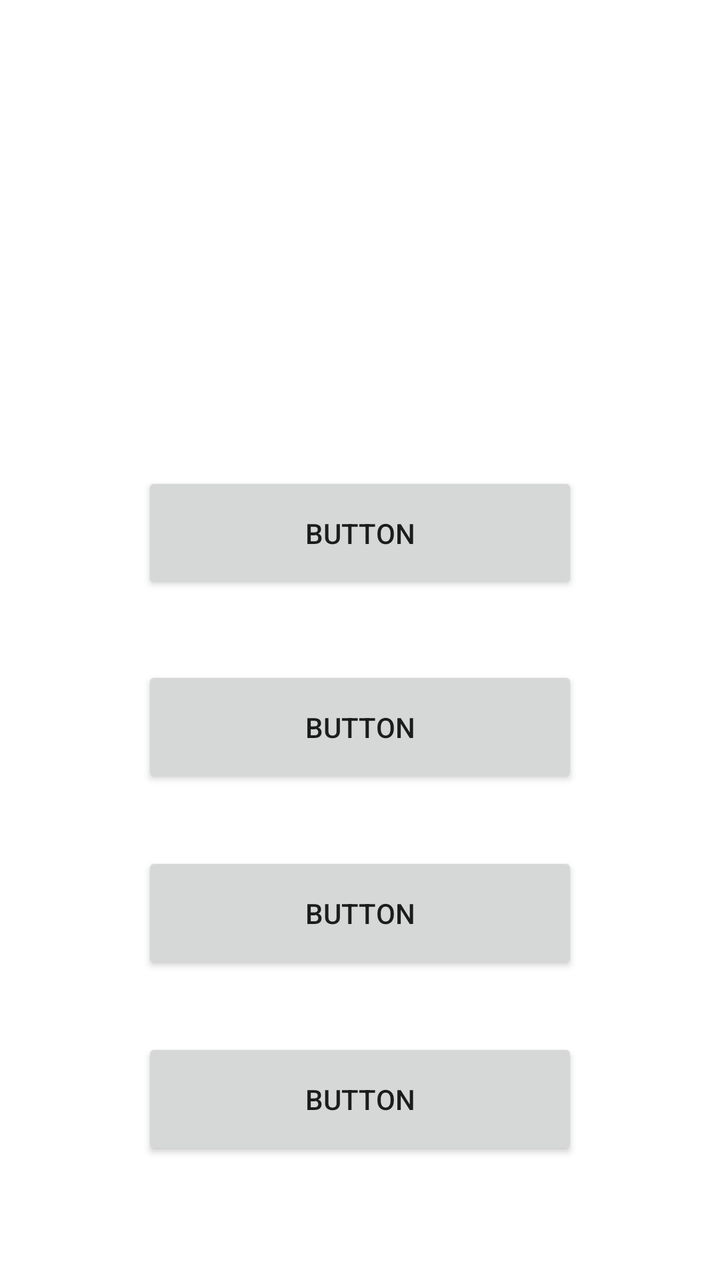
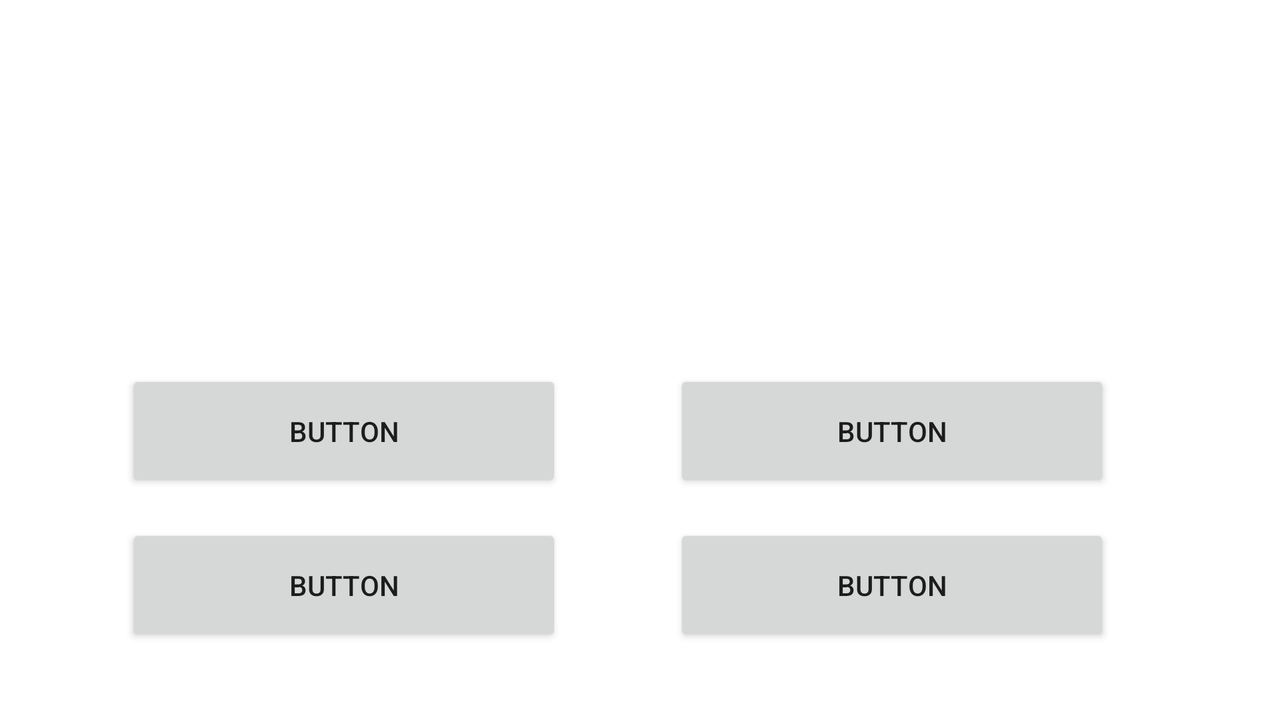

Compare how this app lays out the same screen by default and in its alternative resource folder. The renders come first, then the two layout files and the values they reference.
<!-- AndroidManifest.xml: application theme Theme.GuesstheDay -->
<!-- res/layout/activity_2.xml -->
<?xml version="1.0" encoding="utf-8"?>
<androidx.constraintlayout.widget.ConstraintLayout xmlns:android="http://schemas.android.com/apk/res/android"
    xmlns:app="http://schemas.android.com/apk/res-auto"
    xmlns:tools="http://schemas.android.com/tools"
    android:layout_width="match_parent"
    android:layout_height="match_parent"
    android:background="@drawable/bg3"
    tools:context=".activity2">

    <Button
        android:id="@+id/button4"
        android:layout_width="218dp"
        android:layout_height="61dp"
        android:layout_marginBottom="32dp"
        android:text="Button"
        app:layout_constraintBottom_toTopOf="@+id/button5"
        app:layout_constraintEnd_toEndOf="parent"
        app:layout_constraintStart_toStartOf="parent"
        android:hapticFeedbackEnabled="true"
        />

    <Button
        android:id="@+id/button5"
        android:layout_width="218dp"
        android:layout_height="61dp"
        android:layout_marginBottom="32dp"
        android:text="Button"
        app:layout_constraintBottom_toTopOf="@+id/button6"
        app:layout_constraintEnd_toEndOf="parent"
        app:layout_constraintStart_toStartOf="parent"
        android:hapticFeedbackEnabled="true"
        />

    <Button
        android:id="@+id/button6"
        android:layout_width="218dp"
        android:layout_height="61dp"
        android:layout_marginBottom="60dp"
        android:text="Button"
        app:layout_constraintBottom_toBottomOf="parent"
        app:layout_constraintEnd_toEndOf="parent"
        app:layout_constraintStart_toStartOf="parent"
        android:hapticFeedbackEnabled="true"
        />

    <Button
        android:id="@+id/button3"
        android:layout_width="218dp"
        android:layout_height="61dp"
        android:layout_marginTop="16dp"
        android:layout_marginBottom="32dp"
        android:text="Button"
        app:layout_constraintBottom_toTopOf="@+id/button4"
        app:layout_constraintEnd_toEndOf="parent"
        app:layout_constraintStart_toStartOf="parent"
        app:layout_constraintTop_toTopOf="parent"
        app:layout_constraintVertical_bias="0.982"
        android:hapticFeedbackEnabled="true"
        />

    <TextView
        android:id="@+id/textView"
        android:layout_width="302dp"
        android:layout_height="102dp"
        android:background="#D3FFFFFF"
        android:textColor="@color/black"
        android:textSize="34sp"
        android:textStyle="bold"
        app:layout_constraintBottom_toBottomOf="parent"
        app:layout_constraintEnd_toEndOf="parent"
        app:layout_constraintStart_toStartOf="parent"
        app:layout_constraintTop_toTopOf="parent"
        app:layout_constraintVertical_bias="0.327" />

    <TextView
        android:id="@+id/scorecard"
        android:layout_width="94dp"
        android:layout_height="47dp"
        android:background="#D3FFFFFF"
        android:textColor="@color/black"
        android:textSize="20sp"
        android:textStyle="bold"
        app:layout_constraintBottom_toBottomOf="parent"
        app:layout_constraintEnd_toEndOf="parent"
        app:layout_constraintHorizontal_bias="0.863"
        app:layout_constraintStart_toStartOf="parent"
        app:layout_constraintTop_toTopOf="parent"
        app:layout_constraintVertical_bias="0.072" />

</androidx.constraintlayout.widget.ConstraintLayout>
<!-- resources referenced by this layout -->
<resources>
  <style name="Theme.GuesstheDay" parent="Theme.MaterialComponents.DayNight.NoActionBar">
          
          <item name="colorPrimary">@color/purple_500</item>
          <item name="colorPrimaryVariant">@color/purple_700</item>
          <item name="colorOnPrimary">@color/white</item>
          
          <item name="colorSecondary">@color/teal_200</item>
          <item name="colorSecondaryVariant">@color/teal_700</item>
          <item name="colorOnSecondary">@color/black</item>
          
          <item name="android:statusBarColor" tools:targetApi="l">?attr/colorPrimaryVariant</item>
          
      </style>
</resources>
<!-- res/layout-land/activity_2.xml (the author's variant of the layout above) -->
<!-- drawn on the phone turned sideways -->
<?xml version="1.0" encoding="utf-8"?>
<androidx.constraintlayout.widget.ConstraintLayout xmlns:android="http://schemas.android.com/apk/res/android"
    xmlns:app="http://schemas.android.com/apk/res-auto"
    xmlns:tools="http://schemas.android.com/tools"
    android:layout_width="match_parent"
    android:layout_height="match_parent"
    android:background="@drawable/bgland"
    tools:context=".activity2">

    <Button
        android:id="@+id/button4"
        android:layout_width="218dp"
        android:layout_height="61dp"
        android:layout_marginTop="12dp"
        android:hapticFeedbackEnabled="true"
        android:text="Button"
        app:layout_constraintEnd_toEndOf="@+id/textView"
        app:layout_constraintHorizontal_bias="1.0"
        app:layout_constraintStart_toEndOf="@+id/button3"
        app:layout_constraintTop_toBottomOf="@+id/textView" />

    <Button
        android:id="@+id/button5"
        android:layout_width="218dp"
        android:layout_height="61dp"
        android:hapticFeedbackEnabled="true"
        android:text="Button"
        app:layout_constraintBottom_toBottomOf="@+id/button6"
        app:layout_constraintStart_toStartOf="@+id/button3"
        app:layout_constraintTop_toBottomOf="@+id/button3"
        app:layout_constraintVertical_bias="1.0" />

    <Button
        android:id="@+id/button6"
        android:layout_width="218dp"
        android:layout_height="61dp"
        android:layout_marginTop="16dp"
        android:hapticFeedbackEnabled="true"
        android:text="Button"
        app:layout_constraintEnd_toEndOf="@+id/button4"
        app:layout_constraintHorizontal_bias="1.0"
        app:layout_constraintStart_toEndOf="@+id/button5"
        app:layout_constraintTop_toBottomOf="@+id/button4" />

    <Button
        android:id="@+id/button3"
        android:layout_width="218dp"
        android:layout_height="61dp"
        android:layout_marginTop="12dp"
        android:hapticFeedbackEnabled="true"
        android:text="Button"
        app:layout_constraintStart_toStartOf="@+id/textView"
        app:layout_constraintTop_toBottomOf="@+id/textView" />

    <TextView
        android:id="@+id/textView"
        android:layout_width="492dp"
        android:layout_height="62dp"
        android:background="#D3FFFFFF"
        android:textColor="@color/black"
        android:textSize="24sp"
        android:textStyle="bold"
        app:layout_constraintBottom_toBottomOf="parent"
        app:layout_constraintEnd_toEndOf="parent"
        app:layout_constraintHorizontal_bias="0.426"
        app:layout_constraintStart_toStartOf="parent"
        app:layout_constraintTop_toTopOf="parent"
        app:layout_constraintVertical_bias="0.373" />

    <TextView
        android:id="@+id/scorecard"
        android:layout_width="95dp"
        android:layout_height="60dp"
        android:background="#D3FFFFFF"
        android:textColor="@color/black"
        android:textSize="20sp"
        android:textStyle="bold"
        app:layout_constraintBottom_toBottomOf="parent"
        app:layout_constraintEnd_toEndOf="parent"
        app:layout_constraintStart_toEndOf="@+id/textView"
        app:layout_constraintTop_toTopOf="parent"
        app:layout_constraintVertical_bias="0.138" />

</androidx.constraintlayout.widget.ConstraintLayout>
